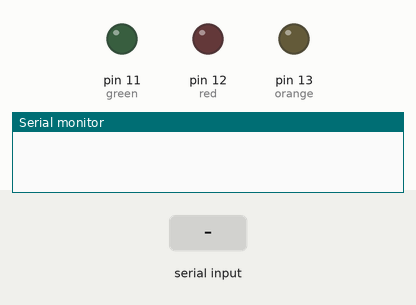
Recording of a sketch running on a simulated Arduino Uno, built with avr-gcc and run on an emulated ATmega328P. Shown: output pins drawn as LEDs (lit = HIGH), the last lines printed to the serial monitor. Dashed ring = blinking. The inputs (shaded band) are chosen by the test bench.

Above: at 1.2 s.
1.3 s: "9" received over Serial
At 1.55 s:
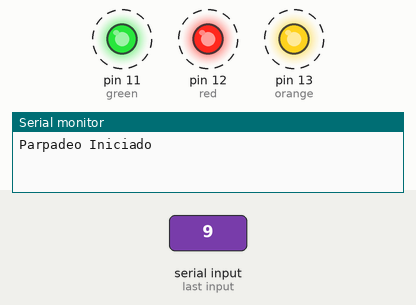
4.3 s: "2" received over Serial
7.3 s: "2" received over Serial
At 7.55 s:
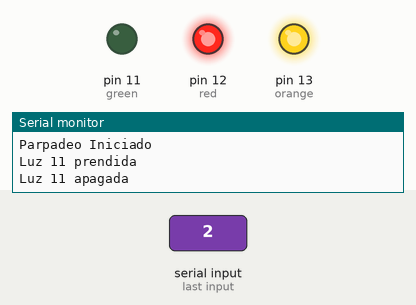
10.3 s: "4" received over Serial
At 10.55 s:
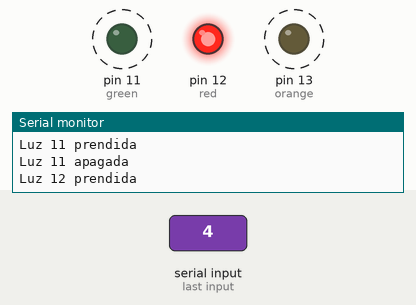
13.3 s: "6" received over Serial
At 13.55 s:
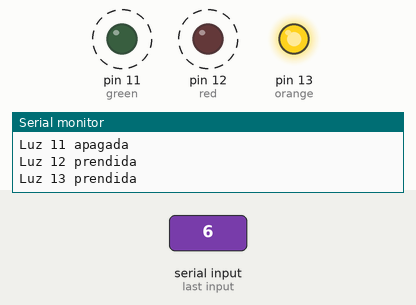
16.3 s: "1" received over Serial
Timing chart, 0 to 20.3 s (numbered marks = the images above; inputs shaded):
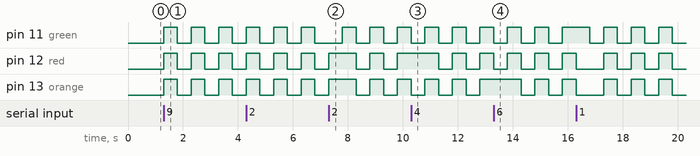

Measured:
- after the input at 1.3 s, pin 11 (green), pin 12 (red), pin 13 (orange): alternates HIGH for 0.50 s and LOW for 0.50 s, starting at once

The sketch:

_operating_systems1.ino
```cpp
const int green = 11;
const int red = 12;
const int orange = 13;

int estadoGreen = LOW;
int estadoRed = LOW;
int estadoOrange = LOW;
bool lucesEncendidas = false;
bool parpadeoActivo = false;
unsigned long tiempoParpadeo = 0;
const unsigned long intervaloParpadeo = 500;

void setup() {
  pinMode(green, OUTPUT);
  pinMode(red, OUTPUT);
  pinMode(orange, OUTPUT);
  Serial.begin(9600);
}

void loop() {
  if (Serial.available()) {
    char option = Serial.read();

    switch(option) {
      case '1':
        controlarLuz(green, HIGH);
        estadoGreen = HIGH;
        break;

      case '2':
        toggleLuz(green, estadoGreen);
        break;

      case '3':
        controlarLuz(red, HIGH);
        estadoRed = HIGH;
        break;

      case '4':
        toggleLuz(red, estadoRed);
        break;

      case '5':
        controlarLuz(orange, HIGH);
        estadoOrange = HIGH;
        break;

      case '6':
        toggleLuz(orange, estadoOrange);
        break;

      case '7':
        controlarTodas(HIGH);
        Serial.println("Luces Prendidas");
        lucesEncendidas = true;
        break;

      case '8':
        if (lucesEncendidas) {
          controlarTodas(LOW);
          Serial.println("Luces Apagadas");
        } else {
          controlarTodas(HIGH);
          Serial.println("Luces Encendidas");
        }
        lucesEncendidas = !lucesEncendidas;
        break;

      case '9':
        if (parpadeoActivo) {
          parpadeoActivo = false;
          controlarTodas(LOW);
          Serial.println("Parpadeo Detenido");
        } else {
          parpadeoActivo = true;
          Serial.println("Parpadeo Iniciado");
        }
        break;

      default:
        Serial.println("Opción no válida");
        break;
    }
  }

  if (parpadeoActivo) {
    unsigned long tiempoActual = millis();
    if (tiempoActual - tiempoParpadeo >= intervaloParpadeo) {
      if (digitalRead(green) == HIGH) {
        controlarTodas(LOW);
      } else {
        controlarTodas(HIGH);
      }
      tiempoParpadeo = tiempoActual;
    }
  }
}

void toggleLuz(int luz, int &estado) {
  if (estado == LOW) {
    digitalWrite(luz, HIGH);
    estado = HIGH;
    Serial.print("Luz ");
    Serial.print(luz);
    Serial.println(" prendida");
  } else {
    digitalWrite(luz, LOW);
    estado = LOW;
    Serial.print("Luz ");
    Serial.print(luz);
    Serial.println(" apagada");
  }
}

void controlarLuz(int luz, int estado) {
  digitalWrite(luz, estado);
}

void controlarTodas(int estado) {
  digitalWrite(green, estado);
  digitalWrite(red, estado);
  digitalWrite(orange, estado);
}
```
